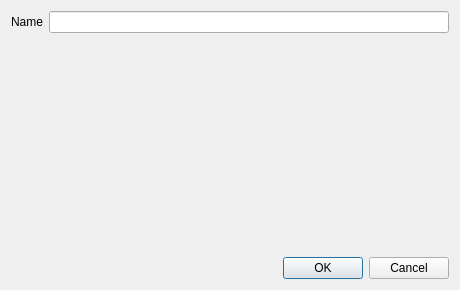
<?xml version="1.0" encoding="UTF-8"?>
<ui version="4.0">
 <class>Dialog</class>
 <widget class="QDialog" name="Dialog">
  <property name="geometry">
   <rect>
    <x>0</x>
    <y>0</y>
    <width>460</width>
    <height>290</height>
   </rect>
  </property>
  <property name="windowTitle">
   <string>New product</string>
  </property>
  <layout class="QVBoxLayout" name="verticalLayout">
   <item>
    <layout class="QGridLayout" name="gridLayout">
     <item row="0" column="1">
      <widget class="QLineEdit" name="tbName">
       <property name="maxLength">
        <number>50</number>
       </property>
      </widget>
     </item>
     <item row="0" column="0">
      <widget class="QLabel" name="lblName">
       <property name="text">
        <string>Name</string>
       </property>
      </widget>
     </item>
    </layout>
   </item>
   <item>
    <spacer name="verticalSpacer">
     <property name="orientation">
      <enum>Qt::Vertical</enum>
     </property>
     <property name="sizeHint" stdset="0">
      <size>
       <width>20</width>
       <height>40</height>
      </size>
     </property>
    </spacer>
   </item>
   <item>
    <widget class="QDialogButtonBox" name="buttonBox">
     <property name="orientation">
      <enum>Qt::Horizontal</enum>
     </property>
     <property name="standardButtons">
      <set>QDialogButtonBox::Cancel|QDialogButtonBox::Ok</set>
     </property>
    </widget>
   </item>
  </layout>
 </widget>
 <resources/>
 <connections>
  <connection>
   <sender>buttonBox</sender>
   <signal>accepted()</signal>
   <receiver>Dialog</receiver>
   <slot>accept()</slot>
   <hints>
    <hint type="sourcelabel">
     <x>248</x>
     <y>254</y>
    </hint>
    <hint type="destinationlabel">
     <x>157</x>
     <y>274</y>
    </hint>
   </hints>
  </connection>
  <connection>
   <sender>buttonBox</sender>
   <signal>rejected()</signal>
   <receiver>Dialog</receiver>
   <slot>reject()</slot>
   <hints>
    <hint type="sourcelabel">
     <x>316</x>
     <y>260</y>
    </hint>
    <hint type="destinationlabel">
     <x>286</x>
     <y>274</y>
    </hint>
   </hints>
  </connection>
 </connections>
</ui>
